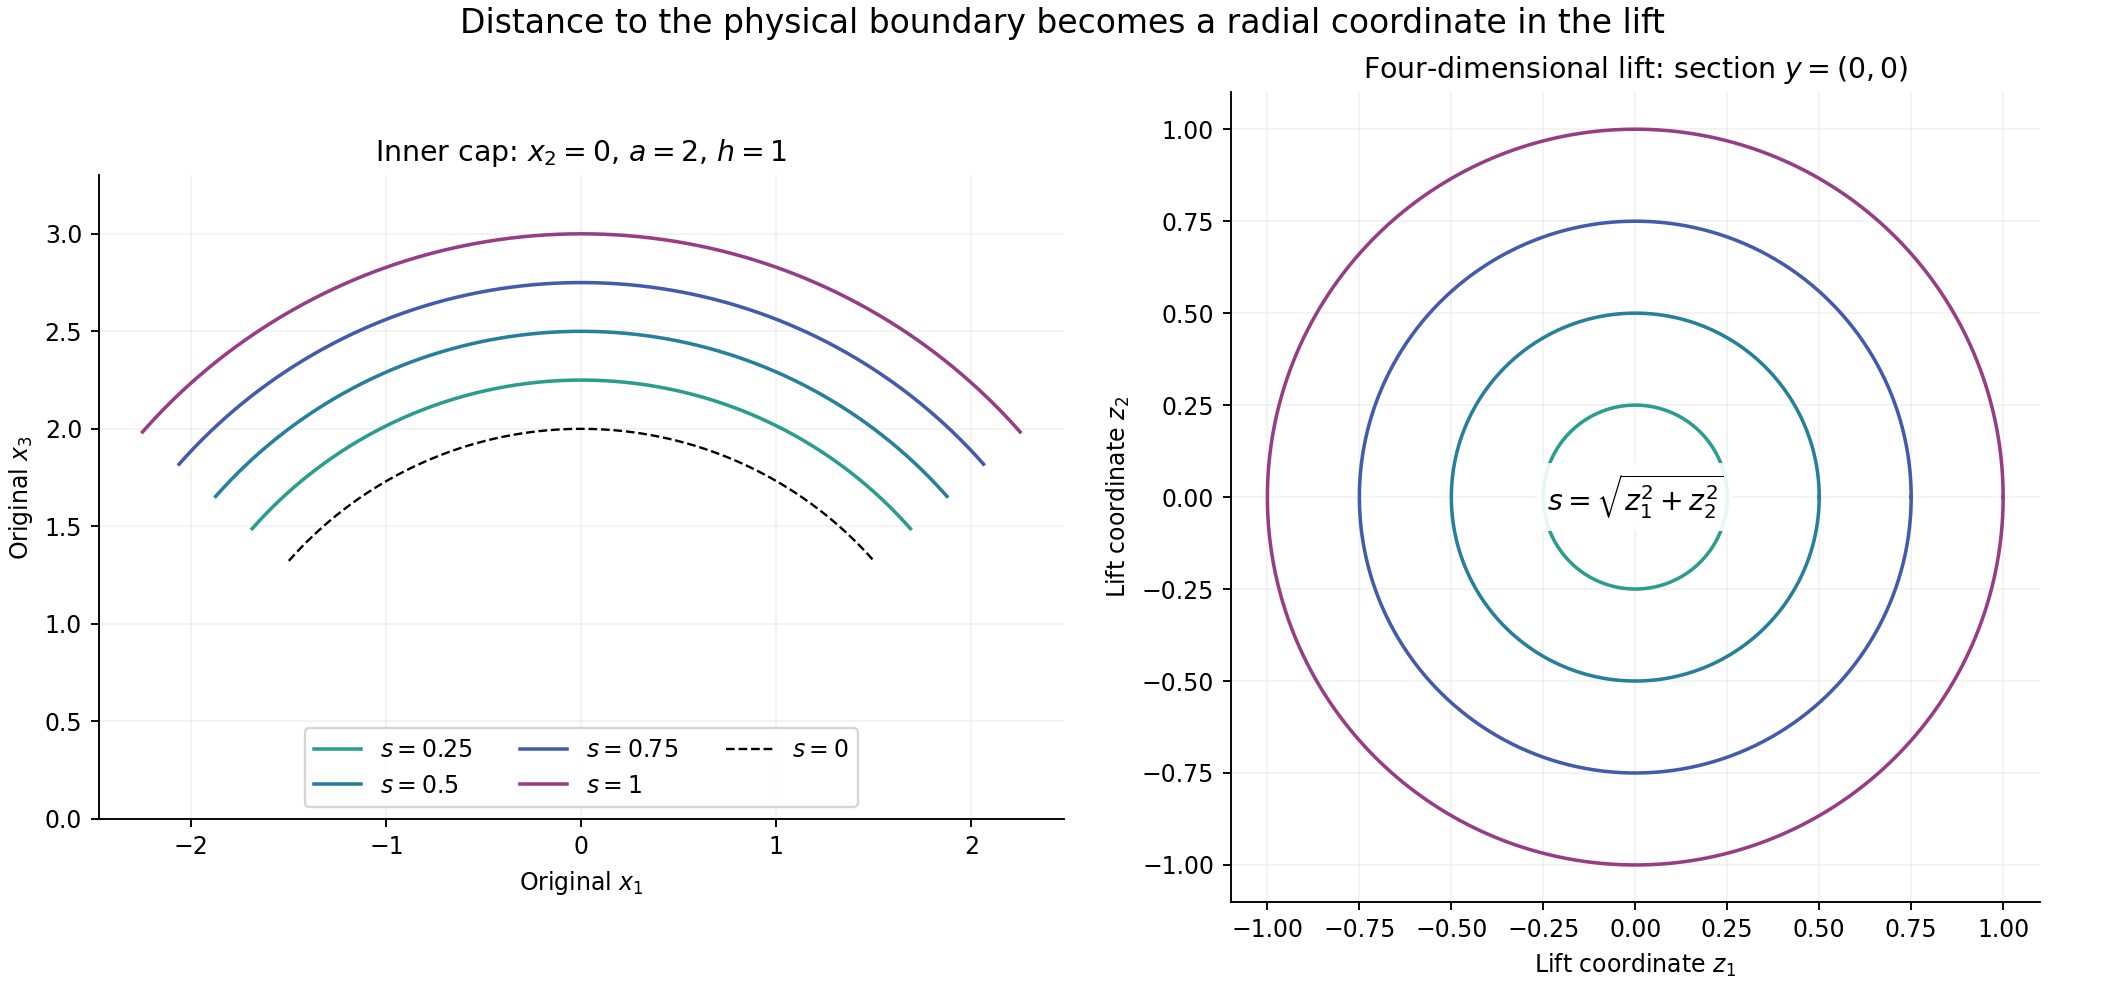

Here is the Python script that generated this plot:
"""Exact coordinate sections for NS-FLUID-11 equations 4.10–4.12."""
from pathlib import Path
import numpy as np
import matplotlib
matplotlib.use('Agg')
import matplotlib.pyplot as plt
ROOT=Path(__file__).resolve().parent
a,h=2.,1.
y=np.linspace(-1.5,1.5,600)
angle=np.linspace(0,2*np.pi,600)
levels=[.25,.5,.75,1.]
colors=['#2a9d8f','#267f9b','#435bab','#963d85']
fig,axes=plt.subplots(1,2,figsize=(12.5,5.8),layout='constrained')
for s,col in zip(levels,colors):
    axes[0].plot((a+s)*y/a,(a+s)*np.sqrt(1-y*y/a/a),color=col,
                 label=fr'$s={s:g}$')
    axes[1].plot(s*np.cos(angle),s*np.sin(angle),color=col)
axes[0].plot(y,a*np.sqrt(1-y*y/a/a),'k--',lw=1,label=r'$s=0$')
axes[0].set(xlabel=r'Original $x_1$',ylabel=r'Original $x_3$',
            title=r'Inner cap: $x_2=0$, $a=2$, $h=1$')
axes[0].legend(loc='lower center',ncols=3,fontsize=10)
axes[0].set_aspect('equal');axes[0].set_ylim(0,3.3)
axes[1].set(xlabel=r'Lift coordinate $z_1$',ylabel=r'Lift coordinate $z_2$',
            title=r'Four-dimensional lift: section $y=(0,0)$')
axes[1].set_aspect('equal')
axes[1].text(0,0,r'$s=\sqrt{z_1^2+z_2^2}$',ha='center',va='center',
             bbox={'facecolor':'white','edgecolor':'none','alpha':.9},fontsize=12)
for ax in axes:
    ax.grid(alpha=.15);ax.spines[['top','right']].set_visible(False)
fig.suptitle('Distance to the physical boundary becomes a radial coordinate in the lift',fontsize=14)
fig.savefig(ROOT/'weighted-boundary-lift.png',dpi=170)
fig.savefig(ROOT/'weighted-boundary-lift.svg')
print('Saved exact coordinate sections; no solution field is simulated.')
